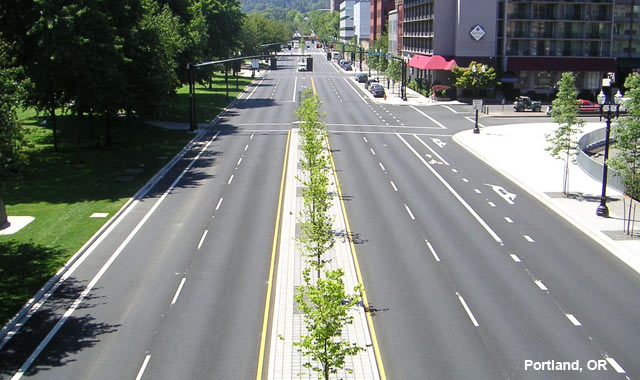
#> input picture lane.jpg, 640 x 380 px, given in place of the camera
$ python 'loaded video edge detection.py'
#> lines starting #> are read from the running program, lines starting #| are printed output that depends on the picture
import numpy as np
import cv2
cap = cv2.VideoCapture(0)
while True:
    ret, frame = cap.read()
#> frame is the input picture: shape (380, 640, 3); mean B, G, R 118.8, 124.4, 120.1
    gray = cv2.cvtColor(frame, cv2.COLOR_BGR2GRAY)
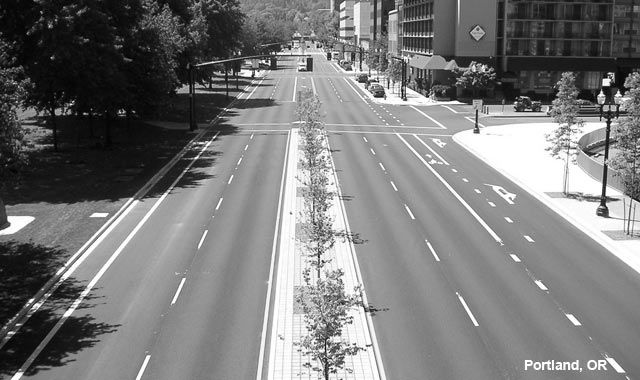
#> gray: shape (380, 640); min 0, max 255, mean 122.5
    canny=cv2.Canny(frame,50,300)
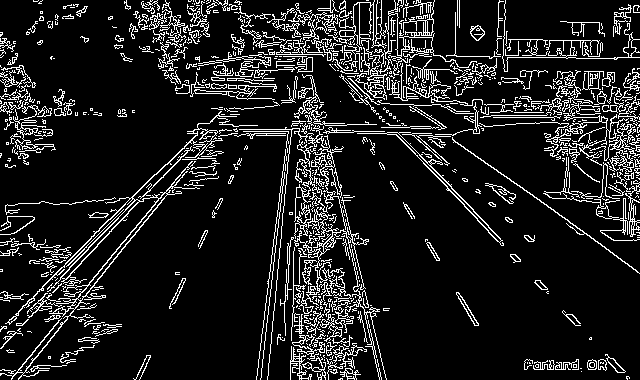
#> canny: shape (380, 640); 12.4% white in thin lines or dots
    cv2.imshow('frame1',canny)
    cv2.imshow('frame',gray)
    blurr=cv2.GaussianBlur(canny,(15,15),0)
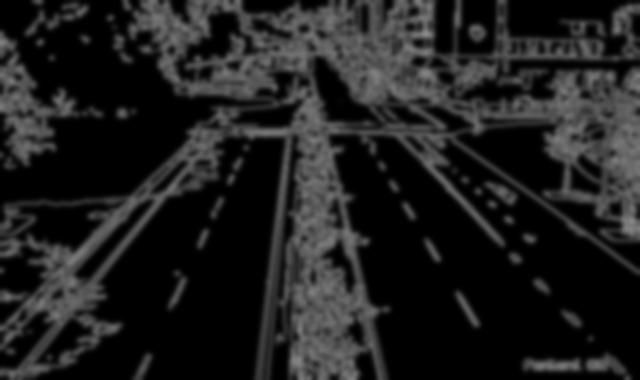
#> blurr: shape (380, 640); min 0, max 140, mean 31.6
    cv2.imshow('frame2',blurr)
    canny1=cv2.Canny(blurr,50,100)
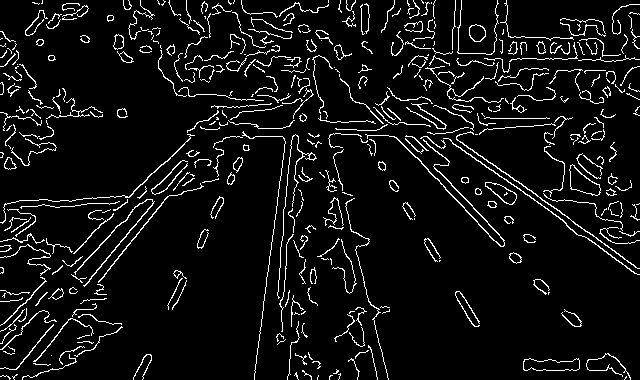
#> canny1: shape (380, 640); 6.9% white in thin lines or dots
    cv2.imshow('frame3',canny1)
    if cv2.waitKey(10) & 0xFF == ord('q'):
#> (key q is pressed here)
        break
cap.release()
cv2.destroyAllWindows()
#now we know
# how to read video,real time ,normal video
#grey
#canny detection
#wait key(more detail)
